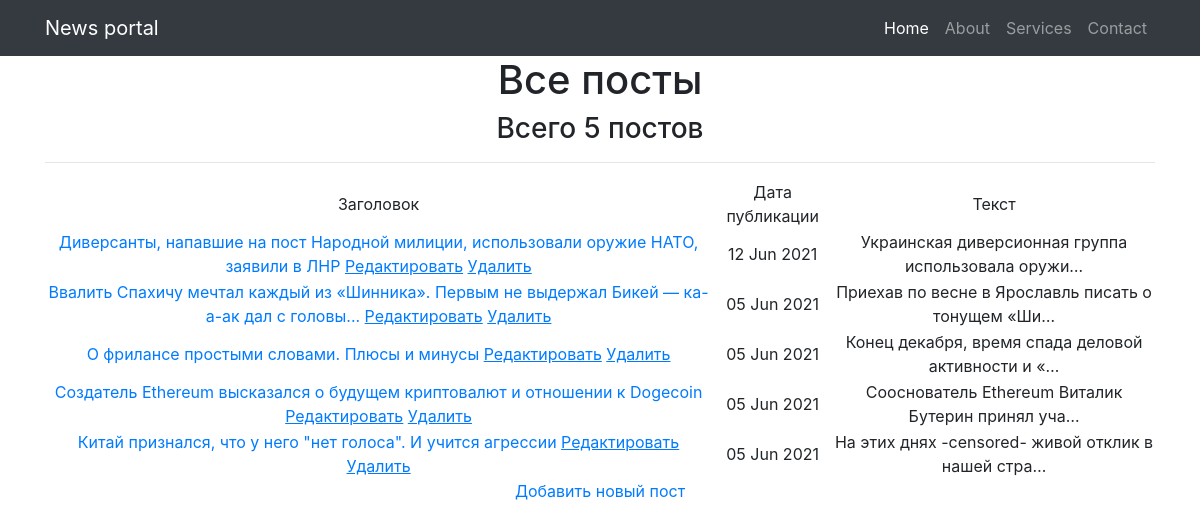
/, run on an earlier commit of the app's database.
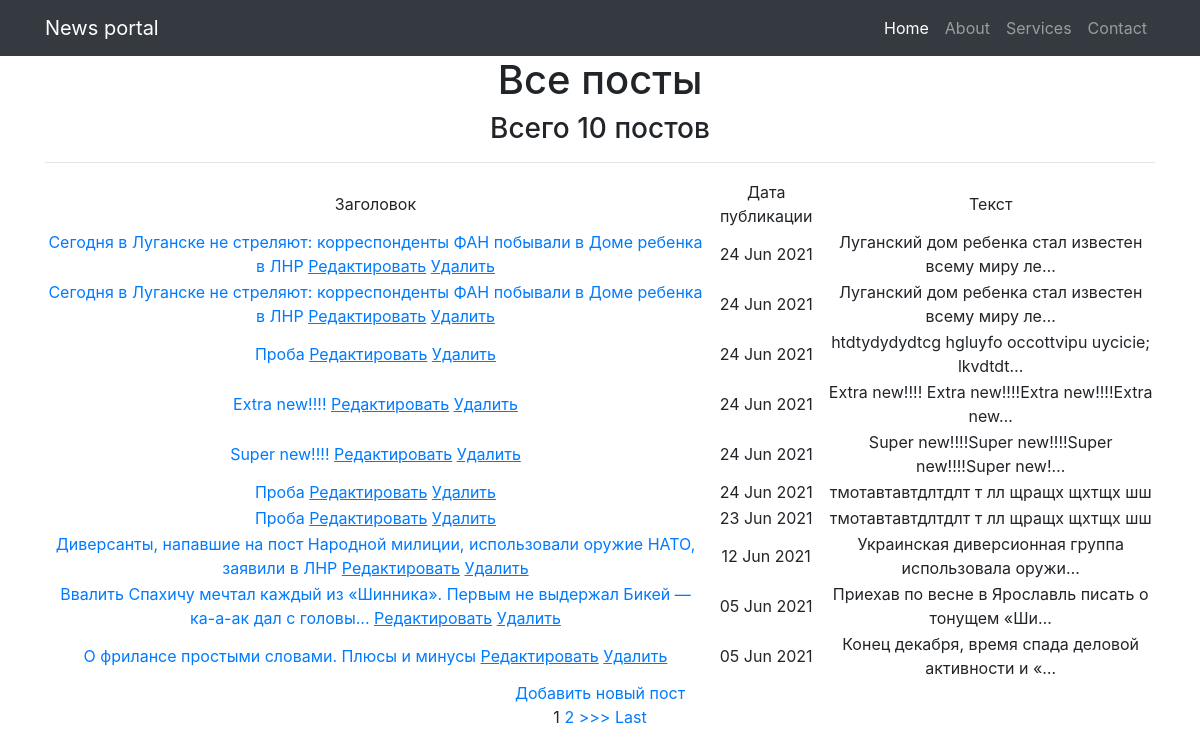
And on a later commit of the database.
### news/models.py (models this page shows, shortened)
class Post(models.Model):
    author = models.ForeignKey(Author, on_delete=models.CASCADE)
    NEWS = 'NW'
    ARTICLE = 'AR'
    RUBRIC = (
        (NEWS, 'Новость'), (ARTICLE, 'Статья')
    )
    categoryType = models.CharField(max_length=2, choices=RUBRIC, default=ARTICLE)
    time_post = models.DateTimeField(auto_now_add=True)
    postCategory = models.ManyToManyField(Category, through='PostCategory')
    title = models.CharField(max_length=128)
    text = models.TextField()
    rating = models.SmallIntegerField(default=0)
    class Meta:
        verbose_name = 'Публикация'
        verbose_name_plural = 'Публикации'

### news/views.py (the view)
# urls.py: path('', PostsList.as_view()),
class PostsList(ListView):
    model = Post
    template_name = 'posts.html'
    context_object_name = 'posts'
    queryset = Post.objects.order_by('-id')
    paginate_by = 10
    def get_context_data(self, **kwargs):
        context = super().get_context_data(**kwargs)
        context['time_now'] = datetime.utcnow()
        return context

### news/templatetags/custom_filters.py (called while the page is built)
@register.filter(name='censor')  # регистрируем наш фильтр под именем Censor
def censor(text):
    for word in censored_words:
        if word in text:
            text = text.replace(word, '-censored-')
        else:
            continue
    return text

### news/templates/news/posts.html (shortened to what this page needs)
{% extends 'flatpages/default.html' %}
{% load custom_filters %}
{% block content %}
<h1>Все посты</h1>
<h3> Всего {{ posts|length }} постов </h3>
<hr>
{% if posts %}
    <table>
        <tr>
            <td>
                Заголовок
            </td>
            <td>
                Дата публикации
            </td>
            <td>
                Текст
            </td>
        </tr>
    {% for post in posts %}
        <tr>
            <td>
            <a href="{% url 'post_detail' post.id %}">{{ post.title }}</a>
            <a href="{% url 'post_update' post.id %}"><u>Редактировать</u></a>
            <a href="{% url 'post_delete' post.id %}"><u> Удалить </u></a>
        </td>
            <td>
                {{ post.time_post|date:'d M Y' }}
            </td>
            <td>
                {{ post.text|censor|truncatechars:50 }}
            </td>
        </tr>
    {% endfor %}
    </table>
<a href="{% url 'posts_create' %}">Добавить новый пост</a> <br>
{% if is_paginated %}
    {% for num in page_obj.paginator.page_range %}
        {% if page_obj.number == num %}
            <a>{{ num }}</a>
        {% elif num > page_obj.number|add:'-3' and num < page_obj.number|add:'3' %}
            <a href="?page={{ num }}">{{ num }}</a>
        {% endif %}
    {% endfor %}
    {% if page_obj.has_next %}
        <a href="?page={{ page_obj.next_page_number }}">>>></a>
        <a href="?page={{ page_obj.paginator.num_pages }}">Last</a>
    {%endif%}
{% endif %}
{% endif %}
{% endblock content %}

What changed in the data, as far as the page shows it:
no longer on this page (row unchanged): Post: title "Создатель Ethereum высказался о будущем криптовалют и отношении к Dogecoin", time_post "05 Jun 2021", text|censor "Сооснователь Ethereum Виталик Бутерин принял уча…"
no longer on this page (row unchanged): Post: title "Китай признался, что у него \"нет голоса\". И учится агрессии", time_post "05 Jun 2021", text|censor "На этих днях -censored- живой отклик в нашей стра…"
added Post: title "Сегодня в Луганске не стреляют: корреспонденты ФАН побывали в Доме ребенка в ЛНР", time_post "24 Jun 2021", text|censor "Луганский дом ребенка стал известен всему миру ле…"
added Post: title "Сегодня в Луганске не стреляют: корреспонденты ФАН побывали в Доме ребенка в ЛНР", time_post "24 Jun 2021", text|censor "Луганский дом ребенка стал известен всему миру ле…"
added Post: title "Проба", time_post "24 Jun 2021", text|censor "htdtydydydtcg hgluyfo occottvipu uycicie; lkvdtdt…"
added Post: title "Extra new!!!!", time_post "24 Jun 2021", text|censor "Extra new!!!! Extra new!!!!Extra new!!!!Extra new…"
added Post: title "Super new!!!!", time_post "24 Jun 2021", text|censor "Super new!!!!Super new!!!!Super new!!!!Super new!…"
added Post: title "Проба", time_post "24 Jun 2021", text|censor "тмотавтавтдлтдлт т лл щращх щхтщх шш"
added Post: title "Проба", time_post "23 Jun 2021", text|censor "тмотавтавтдлтдлт т лл щращх щхтщх шш"
Also different on the page:
{{ posts|length }}: "5" → "10"
new list line: "1"
new list line: "2"
text now shown: ">>> Last"
